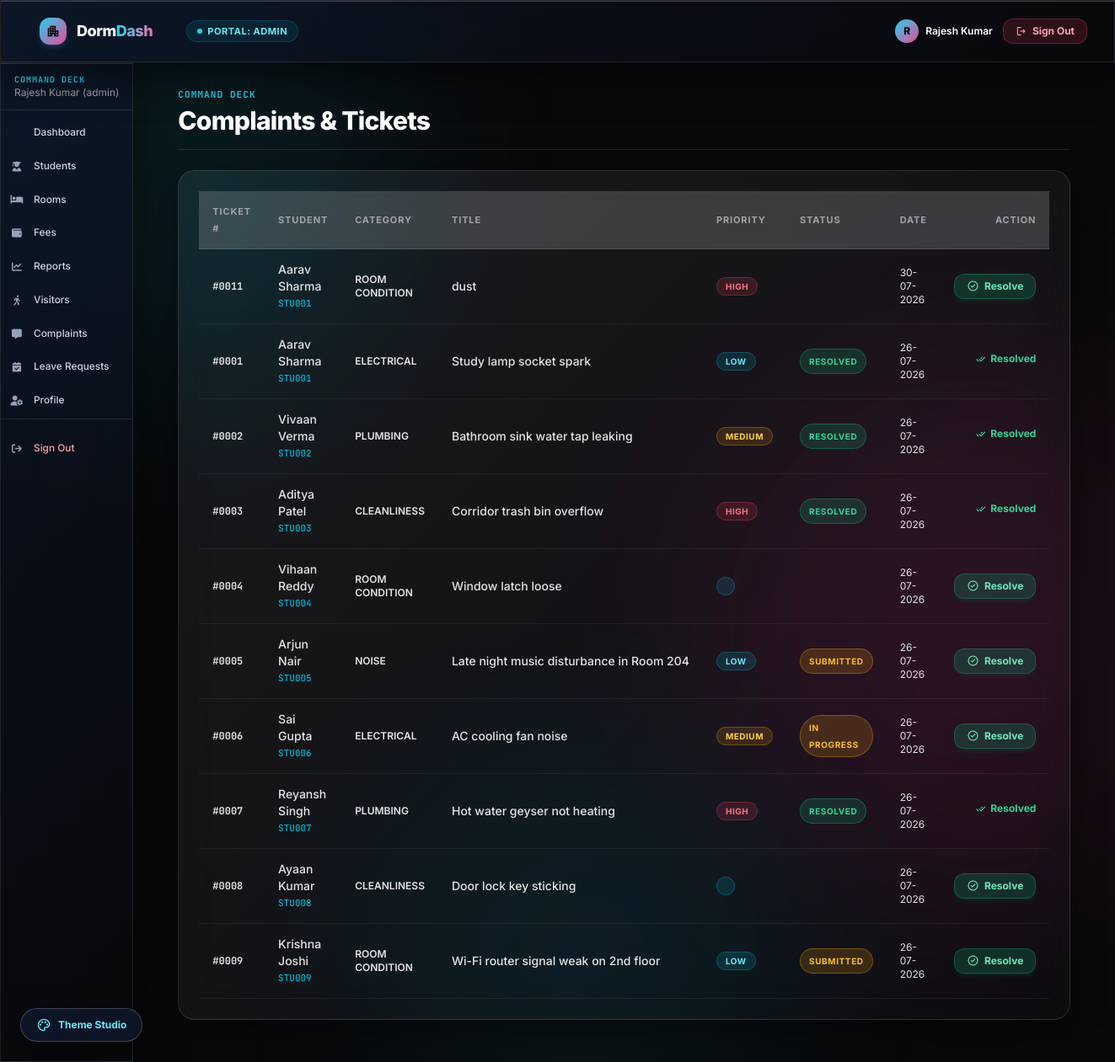
The app's page /index.php?action=complaints (signed in) with its own data.
### tables this page shows
CREATE TABLE `complaints` (
  `id` int(11) NOT NULL AUTO_INCREMENT,
  `student_id` int(11) NOT NULL,
  `title` varchar(150) NOT NULL,
  `description` text NOT NULL,
  `category` varchar(50) NOT NULL,
  `priority` enum('low','medium','high') DEFAULT 'medium',
  `status` enum('submitted','in_progress','resolved','rejected') DEFAULT 'submitted',
  `image_path` varchar(255) DEFAULT NULL,
  `assigned_to` int(11) DEFAULT NULL,
  `created_at` timestamp NOT NULL DEFAULT current_timestamp(),
  `updated_at` timestamp NOT NULL DEFAULT current_timestamp() ON UPDATE current_timestamp(),
  PRIMARY KEY (`id`),
  KEY `student_id` (`student_id`),
  KEY `assigned_to` (`assigned_to`),
  KEY `idx_complaints_status` (`status`),
  KEY `idx_complaints_priority` (`priority`),
  CONSTRAINT `complaints_ibfk_1` FOREIGN KEY (`student_id`) REFERENCES `students` (`id`) ON DELETE CASCADE,
  CONSTRAINT `complaints_ibfk_2` FOREIGN KEY (`assigned_to`) REFERENCES `users` (`id`) ON DELETE SET NULL
);

### controllers/ComplaintController.php (called while the page is built, shortened)
<?php
class ComplaintController {
    private $conn;
    public function __construct() {
        global $conn;
        $this->conn = $conn;
    }
    public function index() {
        $page = (int)sanitizeInput($_GET['page'] ?? 1);
        $complaint = new Complaint($this->conn);
        $filters = [];
        $totalComplaints = $complaint->count($filters);
        $pagination = getPaginationData($totalComplaints, $page, ITEMS_PER_PAGE);
        $filters['limit'] = ITEMS_PER_PAGE;
        $filters['offset'] = $pagination['offset'];
        $complaints = $complaint->getAll($filters);
        require_once APP_ROOT . '/views/complaints/index.php';
    }
}
?>

### includes/auth.php (called while the page is built, shortened)
<?php
function isLoggedIn() {
    return isset($_SESSION['user_id']) && isset($_SESSION['user_role']);
}
function hasAnyRole($roles = []) {
    return in_array($_SESSION['user_role'], $roles);
}
?>

### models/Complaint.php (called while the page is built, shortened)
<?php
class Complaint {
    private $conn;
    private $table = 'complaints';
    public function __construct($db) {
        $this->conn = $db;
    }
    public function getAll($filters = []) {
        try {
            $query = "SELECT c.*, COALESCE(s.student_id, 'STU001') as roll_number, COALESCE(u.name, s.full_name) as student_name,
                      w.name as assigned_to_name, COALESCE(h.name, 'Main Hostel') as hostel_name
                      FROM " . $this->table . " c
                      LEFT JOIN students s ON c.student_id = s.id
                      LEFT JOIN users u ON s.user_id = u.id
                      LEFT JOIN users w ON c.assigned_to = w.id
                      LEFT JOIN rooms r ON s.room_id = r.id
                      LEFT JOIN hostel_blocks hb ON r.block_id = hb.id
                      LEFT JOIN hostels h ON hb.hostel_id = h.id
                      WHERE 1=1";
            $params = [];
            $query .= " ORDER BY c.created_at DESC";
            if (!empty($filters['limit'])) {
                $query .= " LIMIT " . (int)$filters['limit'];
            }
            $stmt = $this->conn->prepare($query);
            $stmt->execute($params);
            return $stmt->fetchAll();
        } catch (Exception $e) {
            error_log('Error fetching complaints: ' . $e->getMessage());
            return [];
        }
    }
    public function count($filters = []) {
        try {
            $query = "SELECT COUNT(*) as count FROM " . $this->table . " WHERE 1=1";
            $params = [];
            $stmt = $this->conn->prepare($query);
            $stmt->execute($params);
            $result = $stmt->fetch();
            return $result['count'] ?? 0;
        } catch (Exception $e) {
            error_log('Error counting complaints: ' . $e->getMessage());
            return 0;
        }
    }
}

### includes/helpers.php (called while the page is built, shortened)
<?php
function sanitizeInput($data) {
    return htmlspecialchars(strip_tags(trim($data)), ENT_QUOTES, 'UTF-8');
}
function escapeOutput($data) {
    return htmlspecialchars((string)$data, ENT_QUOTES, 'UTF-8');
}
function formatDate($date) {
    return date('d-m-Y', strtotime($date));
}
function getPaginationData($totalItems, $currentPage = 1, $itemsPerPage = ITEMS_PER_PAGE) {
    $totalPages = max(1, (int) ceil($totalItems / $itemsPerPage));
    $currentPage = max(1, min($currentPage, $totalPages));
    $offset = ($currentPage - 1) * $itemsPerPage;
    return [
        'total_items' => $totalItems,
        'total_pages' => $totalPages,
        'current_page' => $currentPage,
        'offset' => $offset,
        'items_per_page' => $itemsPerPage,
        'has_prev' => $currentPage > 1,
        'has_next' => $currentPage < $totalPages
    ];
}

### views/complaints/index.php (the view, shortened to what this page needs)
<div class="mb-6 flex flex-col sm:flex-row sm:items-center justify-between gap-4 border-b border-white/10 pb-4">
    <div>
        <div class="text-[11px] font-['JetBrains_Mono'] font-bold tracking-widest uppercase text-cyan-400 mb-1">COMMAND DECK</div>
        <h1 class="text-3xl font-extrabold text-white tracking-tight">Complaints &amp; Tickets</h1>
    </div>
</div>
<div class="glass-card rounded-3xl p-6 border border-white/10 overflow-hidden shadow-2xl">
    <div class="overflow-x-auto">
        <table class="w-full text-left text-sm border-collapse">
            <thead>
                <tr class="border-b border-white/10 bg-white/[0.04]">
                    <th class="py-3.5 px-4 font-semibold text-zinc-400 uppercase text-[11px] tracking-wider">Ticket #</th>
                    <th class="py-3.5 px-4 font-semibold text-zinc-400 uppercase text-[11px] tracking-wider">Student</th>
                    <th class="py-3.5 px-4 font-semibold text-zinc-400 uppercase text-[11px] tracking-wider">Category</th>
                    <th class="py-3.5 px-4 font-semibold text-zinc-400 uppercase text-[11px] tracking-wider">Title</th>
                    <th class="py-3.5 px-4 font-semibold text-zinc-400 uppercase text-[11px] tracking-wider">Priority</th>
                    <th class="py-3.5 px-4 font-semibold text-zinc-400 uppercase text-[11px] tracking-wider">Status</th>
                    <th class="py-3.5 px-4 font-semibold text-zinc-400 uppercase text-[11px] tracking-wider">Date</th>
                    <?php if (hasAnyRole([ROLE_ADMIN, ROLE_WARDEN])): ?>
                        <th class="py-3.5 px-4 font-semibold text-zinc-400 uppercase text-[11px] tracking-wider text-right">Action</th>
                    <?php endif; ?>
                </tr>
            </thead>
            <tbody>
                <?php foreach ($complaints as $c):
                    $prio = strtolower($c['priority'] ?? 'low');
                    $st = strtolower($c['status'] ?? 'open');
                ?>
                    <tr class="border-b border-white/5 hover:bg-white/[0.03] transition-colors">
                        <td class="py-3.5 px-4 font-['JetBrains_Mono'] font-bold text-cyan-300 text-xs">#<?=sprintf('%04d', $c['id'])?></td>
                        <td class="py-3.5 px-4 text-white font-medium">
                            <?=escapeOutput($c['student_name'] ?? 'Student')?>
                            <small class="text-zinc-500 font-['JetBrains_Mono'] block text-[11px]"><?=escapeOutput($c['roll_number'] ?? '')?></small>
                        </td>
                        <td class="py-3.5 px-4 text-zinc-300 uppercase text-xs font-semibold"><?=escapeOutput(ucwords(str_replace('_', ' ', $c['category'] ?? '')))?></td>
                        <td class="py-3.5 px-4 text-white font-medium max-w-xs truncate"><?=escapeOutput($c['title'] ?? '')?></td>
                        <td class="py-3.5 px-4">
                            <span class="px-2.5 py-1 rounded-full text-[10px] font-bold uppercase tracking-wider border <?=in_array($prio, ['high','urgent']) ? 'bg-rose-500/15 text-rose-400 border-rose-500/30' : ($prio === 'medium' ? 'bg-amber-500/15 text-amber-300 border-amber-500/30' : 'bg-cyan-500/15 text-cyan-300 border-cyan-500/30')?>">
                                <?=escapeOutput(ucfirst($prio))?>
                            </span>
                        </td>
                        <td class="py-3.5 px-4">
                            <span class="badge badge-<?=escapeOutput($st)?>">
                                <?=escapeOutput(ucwords(str_replace('_', ' ', $st)))?>
                            </span>
                        </td>
                        <td class="py-3.5 px-4 text-zinc-400 text-xs"><?=formatDate($c['created_at'] ?? 'now')?></td>
                        <?php if (hasAnyRole([ROLE_ADMIN, ROLE_WARDEN])): ?>
                            <td class="py-3.5 px-4 text-right">
                                <?php if (!in_array($st, ['resolved', 'closed'])): ?>
                                    <a href="<?=APP_URL?>/index.php?action=complaints&amp;subaction=resolve&amp;id=<?=(int)$c['id']?>" onclick="return confirm('Mark complaint #<?=(int)$c['id']?> as resolved?')" class="px-3.5 py-1.5 bg-emerald-500/20 hover:bg-emerald-500/35 text-emerald-300 border border-emerald-500/30 rounded-xl text-xs font-bold transition-all inline-flex items-center gap-1.5 shadow-md shadow-emerald-500/10 hover:scale-105 active:scale-95 cursor-pointer">
                                        <span class="material-symbols-outlined text-[15px]">check_circle</span>
                                        <span>Resolve</span>
                                    </a>
                                <?php else: ?>
                                    <span class="inline-flex items-center gap-1 text-emerald-400 font-bold text-xs">
                                        <span class="material-symbols-outlined text-[15px]">done_all</span>
                                        <span>Resolved</span>
                                    </span>
                                <?php endif; ?>
                            </td>
                        <?php endif; ?>
                    </tr>
                <?php endforeach; ?>
            </tbody>
        </table>
    </div>
</div>
<?php
require APP_ROOT . '/views/app.php';

### assets/css/style.css (style rules this page uses)
:root { --primary: #06b6d4; --primary-light: #22d3ee; --accent: #ec4899; --danger: #f43f5e; --warning: #f59e0b; --light: #18181b; --dark: #f4f4f5; --muted: #a1a1aa; --border: rgba(255, 255, 255, 0.12); --border-light: rgba(255, 255, 255, 0.08); --shadow: 0 12px 40px rgba(0, 0, 0, 0.45); --radius: 16px; }
* { box-sizing: border-box; }
body { margin: 0; font-family: 'Inter', sans-serif; font-size: 15px; background-color: #09090b; color: #f4f4f5; line-height: 1.5; }
h1, h2, h3, h4 { color: #ffffff; letter-spacing: -0.02em; }
h1 { font-size: clamp(1.65rem, 3vw, 2.1rem); margin-bottom: 18px; font-weight: 800; }
.card, .glass-card { background: linear-gradient(135deg, rgba(255, 255, 255, 0.06) 0%, rgba(255, 255, 255, 0.01) 100%); backdrop-filter: blur(20px) saturate(160%); -webkit-backdrop-filter: blur(20px) saturate(160%); border: 1px solid rgba(255, 255, 255, 0.1); border-radius: var(--radius); padding: 24px; box-shadow: var(--shadow); margin-bottom: 20px; }
body, .app-page, .dashboard-admin { background-color: #09090b !important; color: #f4f4f5 !important; }
.card, .glass-card, .table-card, article.card, section.card { background: linear-gradient(135deg, rgba(255, 255, 255, 0.07) 0%, rgba(255, 255, 255, 0.02) 100%) !important; backdrop-filter: blur(24px) saturate(180%) !important; -webkit-backdrop-filter: blur(24px) saturate(180%) !important; border: 1px solid rgba(255, 255, 255, 0.12) !important; box-shadow: 0 12px 40px 0 rgba(0, 0, 0, 0.45) !important; border-radius: 20px !important; color: #ffffff !important; }
table { border-collapse: separate !important; border-spacing: 0 !important; width: 100% !important; background: transparent !important; color: #f4f4f5 !important; }
table thead, table thead tr { background: rgba(255, 255, 255, 0.06) !important; }
table th, th { background: rgba(255, 255, 255, 0.06) !important; color: #a1a1aa !important; font-size: 11px !important; font-weight: 700 !important; text-transform: uppercase !important; letter-spacing: 0.08em !important; padding: 14px 16px !important; border-bottom: 1px solid rgba(255, 255, 255, 0.12) !important; }
table tbody tr, tr { background: transparent !important; color: #f4f4f5 !important; }
table td, td { padding: 14px 16px !important; border-bottom: 1px solid rgba(255, 255, 255, 0.06) !important; color: #e4e4e7 !important; background: transparent !important; }
table td small, td small { color: #06b6d4 !important; font-family: 'JetBrains Mono', monospace !important; font-size: 11px !important; }
.badge { display: inline-flex !important; align-items: center !important; justify-content: center !important; padding: 4px 10px !important; border-radius: 9999px !important; font-size: 10px !important; font-weight: 700 !important; text-transform: uppercase !important; letter-spacing: 0.06em !important; border: 1px solid transparent !important; }
.badge-open, .badge-pending, .badge-in_progress, .badge-submitted { background: rgba(245, 158, 11, 0.18) !important; color: #fbbf24 !important; border-color: rgba(245, 158, 11, 0.35) !important; }
.badge-approved, .badge-resolved, .badge-paid, .badge-available, .badge-active { background: rgba(16, 185, 129, 0.18) !important; color: #34d399 !important; border-color: rgba(16, 185, 129, 0.35) !important; }

### views/app.php (style rules this page uses)
.glass-card { background: linear-gradient(135deg, rgba(255, 255, 255, 0.06) 0%, rgba(255, 255, 255, 0.01) 100%); backdrop-filter: blur(20px) saturate(160%); -webkit-backdrop-filter: blur(20px) saturate(160%); border: 1px solid rgba(255, 255, 255, 0.1); box-shadow: 0 10px 30px rgba(0, 0, 0, 0.4), inset 0 1px 0 0 rgba(255, 255, 255, 0.12); transition: all 0.4s cubic-bezier(0.16, 1, 0.3, 1); }

### records on screen
complaints: id "0011", student_name "Aarav Sharma", roll_number "STU001", category "ROOM CONDITION", title "dust", priority "HIGH", created_at "30-07-2026"
complaints: id "0001", student_name "Aarav Sharma", roll_number "STU001", category "ELECTRICAL", title "Study lamp socket spark", priority "LOW", status "RESOLVED", created_at "26-07-2026", shows "Resolved"
complaints: id "0002", student_name "Vivaan Verma", roll_number "STU002", category "PLUMBING", title "Bathroom sink water tap leaking", priority "MEDIUM", status "RESOLVED", created_at "26-07-2026", shows "Resolved"
complaints: id "0003", student_name "Aditya Patel", roll_number "STU003", category "CLEANLINESS", title "Corridor trash bin overflow", priority "HIGH", status "RESOLVED", created_at "26-07-2026", shows "Resolved"
complaints: id "0004", student_name "Vihaan Reddy", roll_number "STU004", category "ROOM CONDITION", title "Window latch loose", created_at "26-07-2026"
complaints: id "0005", student_name "Arjun Nair", roll_number "STU005", category "NOISE", title "Late night music disturbance in Room 204", priority "LOW", status "SUBMITTED", created_at "26-07-2026"
complaints: id "0006", student_name "Sai Gupta", roll_number "STU006", category "ELECTRICAL", title "AC cooling fan noise", priority "MEDIUM", status "IN PROGRESS", created_at "26-07-2026"
complaints: id "0007", student_name "Reyansh Singh", roll_number "STU007", category "PLUMBING", title "Hot water geyser not heating", priority "HIGH", status "RESOLVED", created_at "26-07-2026", shows "Resolved"
complaints: id "0008", student_name "Ayaan Kumar", roll_number "STU008", category "CLEANLINESS", title "Door lock key sticking", created_at "26-07-2026"
complaints: id "0009", student_name "Krishna Joshi", roll_number "STU009", category "ROOM CONDITION", title "Wi-Fi router signal weak on 2nd floor", priority "LOW", status "SUBMITTED", created_at "26-07-2026"

### other values on screen
escapeOutput($userRole) "ADMIN"
substr($userName, 0, 1) "R"
escapeOutput($userName) "Rajesh Kumar"
escapeOutput($userRole) "admin"
